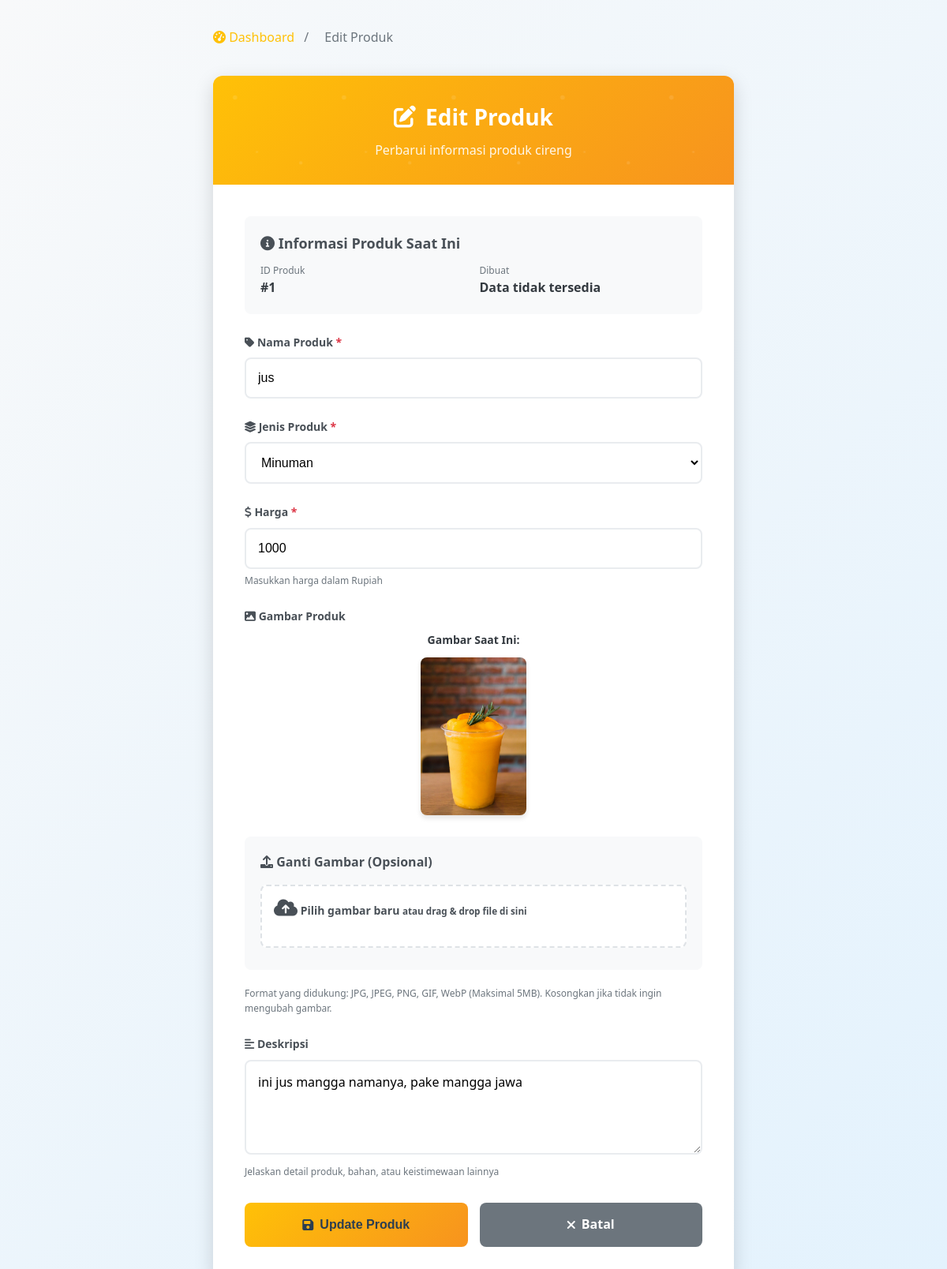
Page /CRUD/update.php?id=1 (signed in) on the committed database.
### tables this page shows
CREATE TABLE `produk` (
  `id` int(11) NOT NULL,
  `nama_produk` varchar(255) NOT NULL,
  `deskripsi` text DEFAULT NULL,
  `harga` int(11) NOT NULL,
  `jenis` enum('Makanan','Minuman') NOT NULL,
  `gambar` varchar(200) DEFAULT NULL
);

### CRUD/update.php (the view, shortened to what this page needs)
<?php
include("../koneksi/koneksi.php");
$id = $_GET['id'];
$error_message = '';
if ($_SERVER["REQUEST_METHOD"] == "POST") {
    $nama_produk = trim($_POST['nama_produk']);
    $jenis = $_POST['jenis'];
    $harga = $_POST['harga'];
    $deskripsi = trim($_POST['deskripsi']);
    $gambar_path = $_POST['existing_gambar'];
    $old_gambar = $_POST['existing_gambar'];
    if (empty($nama_produk) || empty($jenis) || empty($harga)) {
        $error_message = "Nama produk, jenis, dan harga harus diisi!";
    } else {
        if (isset($_FILES['gambar']) && $_FILES['gambar']['error'] == 0) {
            $upload_dir = "../upload_gambar/";
            if (!file_exists($upload_dir)) {
                mkdir($upload_dir, 0777, true);
            }
            $file_extension = strtolower(pathinfo($_FILES['gambar']['name'], PATHINFO_EXTENSION));
            $allowed_extensions = ['jpg', 'jpeg', 'png', 'gif', 'webp'];
            if (in_array($file_extension, $allowed_extensions)) {
                $max_size = 5 * 1024 * 1024;
                if ($_FILES['gambar']['size'] <= $max_size) {
                    $file_name = uniqid() . '_' . time() . '.' . $file_extension;
                    $target_path = $upload_dir . $file_name;
                    if (move_uploaded_file($_FILES['gambar']['tmp_name'], $target_path)) {
                        $gambar_path = "upload_gambar/" . $file_name;
                    } else {
                        $error_message = "Gagal mengupload gambar.";
                    }
                } else {
                    $error_message = "Ukuran gambar terlalu besar. Maksimal 5MB.";
                }
            } else {
                $error_message = "Format gambar tidak didukung. Gunakan JPG, JPEG, PNG, GIF, atau WebP.";
            }
        }
        if (empty($error_message)) {
            $query = "UPDATE produk SET nama_produk=?, jenis=?, harga=?, deskripsi=?, gambar=? WHERE id=?";
            $stmt = mysqli_prepare($db, $query);
            mysqli_stmt_bind_param($stmt, "ssissi", $nama_produk, $jenis, $harga, $deskripsi, $gambar_path, $id);
            if (mysqli_stmt_execute($stmt)) {
                if (isset($_FILES['gambar']) && $_FILES['gambar']['error'] == 0 && !empty($old_gambar) && $old_gambar != $gambar_path) {
                    if (file_exists("../" . $old_gambar)) {
                        unlink("../" . $old_gambar);
                    }
                }
                $success_message = "Produk berhasil diupdate!";
                $query_select = "SELECT * FROM produk WHERE id = ?";
                $stmt_select = mysqli_prepare($db, $query_select);
                mysqli_stmt_bind_param($stmt_select, "i", $id);
                mysqli_stmt_execute($stmt_select);
                $result = mysqli_stmt_get_result($stmt_select);
                $produk = mysqli_fetch_assoc($result);
            } else {
                $error_message = "Error: " . mysqli_error($db);
                if (isset($_FILES['gambar']) && $_FILES['gambar']['error'] == 0 && $gambar_path != $old_gambar && file_exists("../" . $gambar_path)) {
                    unlink("../" . $gambar_path);
                }
            }
        }
    }
} else {
    $query_select = "SELECT * FROM produk WHERE id = ?";
    $stmt_select = mysqli_prepare($db, $query_select);
    mysqli_stmt_bind_param($stmt_select, "i", $id);
    mysqli_stmt_execute($stmt_select);
    $result = mysqli_stmt_get_result($stmt_select);
    $produk = mysqli_fetch_assoc($result);
}
?>
<!DOCTYPE html>
<html lang="id">
<head>
    <link href="https://cdnjs.cloudflare.com/ajax/libs/font-awesome/6.0.0/css/all.min.css" rel="stylesheet">
</head>
<body>
    <div class="container">
        <div class="breadcrumb">
            <a href="../admin/admin_dashboard.php">
                <i class="fas fa-tachometer-alt"></i> Dashboard
            </a>
            <span>/</span>
            <span>Edit Produk</span>
        </div>
        <div class="card">
            <div class="card-header">
                <h1>
                    <i class="fas fa-edit"></i>
                    Edit Produk
                </h1>
                <p>Perbarui informasi produk cireng</p>
            </div>
            <div class="card-body">
                <div class="product-info">
                    <h3><i class="fas fa-info-circle"></i> Informasi Produk Saat Ini</h3>
                    <div class="info-grid">
                        <div class="info-item">
                            <span class="info-label">ID Produk</span>
                            <span class="info-value">#<?php echo $produk['id']; ?></span>
                        </div>
                        <div class="info-item">
                            <span class="info-label">Dibuat</span>
                            <span class="info-value">
                                <?php
                                if (isset($produk['created_at'])) {
                                    echo date('d F Y', strtotime($produk['created_at']));
                                } else {
                                    echo 'Data tidak tersedia';
                                }
                                ?>
                            </span>
                        </div>
                    </div>
                </div>
                <form action="../CRUD/update.php?id=<?php echo $produk['id']; ?>" method="POST" enctype="multipart/form-data" id="productForm">
                    <div class="form-group">
                        <label for="nama_produk">
                            <i class="fas fa-tag"></i>
                            Nama Produk <span class="required">*</span>
                        </label>
                        <input type="text"
                               id="nama_produk"
                               name="nama_produk"
                               class="form-control"
                               placeholder="Masukkan nama produk"
                               value="<?php echo htmlspecialchars($produk['nama_produk']); ?>"
                               required>
                    </div>
                    <div class="form-group">
                        <label for="jenis">
                            <i class="fas fa-layer-group"></i>
                            Jenis Produk <span class="required">*</span>
                        </label>
                        <select id="jenis" name="jenis" class="form-control" required>
                            <option value="Minuman" <?php echo ($produk['jenis'] == 'Minuman') ? 'selected' : ''; ?>>
                                Minuman
                            </option>
                        </select>
                    </div>
                    <div class="form-group">
                        <label for="harga">
                            <i class="fas fa-dollar-sign"></i>
                            Harga <span class="required">*</span>
                        </label>
                        <input type="number"
                               id="harga"
                               name="harga"
                               class="form-control"
                               placeholder="0"
                               min="0"
                               step="500"
                               value="<?php echo $produk['harga']; ?>"
                               required>
                        <div class="form-text">Masukkan harga dalam Rupiah</div>
                    </div>
                    <div class="form-group">
                        <label>
                            <i class="fas fa-image"></i>
                            Gambar Produk
                        </label>
                        <div class="current-image">
                            <h4 style="margin-bottom: 10px; color: var(--gray-600); font-size: 14px;">Gambar Saat Ini:</h4>
                            <?php if (!empty($produk['gambar']) && file_exists("../" . $produk['gambar'])): ?>
                                <img src="../<?php echo htmlspecialchars($produk['gambar']); ?>" alt="Gambar Produk">
                            <?php endif; ?>
                        </div>
                        <div class="image-change-section">
                            <h4><i class="fas fa-upload"></i> Ganti Gambar (Opsional)</h4>
                            <div class="file-upload-wrapper">
                                <label for="gambar" class="file-upload-btn">
                                    <i class="fas fa-cloud-upload-alt"></i>
                                    <span>Pilih gambar baru</span>
                                    <small>atau drag & drop file di sini</small>
                                </label>
                            </div>
                        </div>
                        <div class="form-text">Format yang didukung: JPG, JPEG, PNG, GIF, WebP (Maksimal 5MB). Kosongkan jika tidak ingin mengubah gambar.</div>
                    </div>
                    <div class="form-group">
                        <label for="deskripsi">
                            <i class="fas fa-align-left"></i>
                            Deskripsi
                        </label>
                        <textarea id="deskripsi"
                                  name="deskripsi"
                                  class="form-control"
                                  placeholder="Masukkan deskripsi produk (opsional)"><?php echo htmlspecialchars($produk['deskripsi']); ?></textarea>
                        <div class="form-text">Jelaskan detail produk, bahan, atau keistimewaan lainnya</div>
                    </div>
                    <div class="btn-group">
                        <button type="submit" class="btn btn-warning" id="submitBtn">
                            <i class="fas fa-save"></i>
                            Update Produk
                        </button>
                        <a href="../admin/admin_dashboard.php" class="btn btn-secondary">
                            <i class="fas fa-times"></i>
                            Batal
                        </a>
                    </div>
                </form>
            </div>
        </div>
    </div>
</body>
</html>

### CRUD/update.php (style rules this page uses)
:root { --primary-color: #FF6B35; --secondary-color: #F7931E; --dark-color: #2c3e50; --light-bg: #f8f9fa; --white: #ffffff; --gray-100: #f8f9fa; --gray-200: #e9ecef; --gray-300: #dee2e6; --gray-500: #6c757d; --gray-700: #495057; --gray-800: #343a40; --success: #28a745; --danger: #dc3545; --warning: #ffc107; --info: #17a2b8; --shadow: 0 4px 6px rgba(0, 0, 0, 0.1); --shadow-lg: 0 8px 25px rgba(0, 0, 0, 0.15); --border-radius: 12px; }
* { margin: 0; padding: 0; box-sizing: border-box; }
body { font-family: 'Segoe UI', Tahoma, Geneva, Verdana, sans-serif; background: linear-gradient(135deg, var(--light-bg) 0%, #e3f2fd 100%); color: var(--gray-800); line-height: 1.6; min-height: 100vh; padding: 20px 0; }
.container { max-width: 700px; margin: 0 auto; padding: 0 20px; }
.card { background: white; border-radius: var(--border-radius); box-shadow: var(--shadow-lg); overflow: hidden; animation: slideUp 0.6s ease-out; }
.card-header { background: linear-gradient(135deg, var(--warning), var(--secondary-color)); color: white; padding: 30px; text-align: center; position: relative; overflow: hidden; }
.card-header::before { content: ''; position: absolute; top: 0; left: 0; right: 0; bottom: 0; }
.card-header h1 { font-size: 28px; font-weight: 700; margin-bottom: 8px; display: flex; align-items: center; justify-content: center; gap: 12px; position: relative; z-index: 1; }
.card-header p { opacity: 0.9; position: relative; z-index: 1; }
.card-body { padding: 40px; }
.form-group { margin-bottom: 25px; }
.form-group label { display: block; margin-bottom: 8px; font-weight: 600; color: var(--gray-700); font-size: 14px; }
.form-group .required { color: var(--danger); }
.form-control { width: 100%; padding: 15px; border: 2px solid var(--gray-200); border-radius: 8px; font-size: 16px; transition: all 0.3s ease; background: var(--white); }
textarea.form-control { resize: vertical; min-height: 120px; font-family: inherit; }
.current-image { margin-bottom: 20px; text-align: center; }
.current-image img { max-width: 200px; max-height: 200px; border-radius: 8px; box-shadow: var(--shadow); }
.image-change-section { background: var(--gray-100); padding: 20px; border-radius: 8px; margin-bottom: 20px; }
.image-change-section h4 { color: var(--gray-700); margin-bottom: 15px; font-size: 16px; }
.file-upload-wrapper { position: relative; display: inline-block; width: 100%; }
.file-upload-btn { display: flex; align-items: center; justify-content: center; gap: 10px; padding: 15px; border: 2px dashed var(--gray-300); border-radius: 8px; background: var(--white); color: var(--gray-600); cursor: pointer; transition: all 0.3s ease; min-height: 80px; flex-direction: column; }
.file-upload-btn i { font-size: 24px; margin-bottom: 5px; }
.btn-group { display: flex; gap: 15px; margin-top: 30px; }
.btn { padding: 15px 25px; border: none; border-radius: 8px; font-size: 16px; font-weight: 600; cursor: pointer; text-decoration: none; display: flex; align-items: center; justify-content: center; gap: 8px; transition: all 0.3s ease; flex: 1; }
.btn-warning { background: linear-gradient(135deg, var(--warning), var(--secondary-color)); color: var(--dark-color); }
.btn-secondary { background: var(--gray-500); color: white; }
.form-text { font-size: 12px; color: var(--gray-500); margin-top: 5px; }
.breadcrumb { margin-bottom: 20px; padding: 15px 0; }
.breadcrumb a { color: var(--warning); text-decoration: none; font-weight: 500; }
.breadcrumb span { color: var(--gray-500); margin: 0 8px; }
.product-info { background: var(--gray-100); padding: 20px; border-radius: 8px; margin-bottom: 25px; }
.product-info h3 { color: var(--gray-700); margin-bottom: 10px; font-size: 18px; }
.product-info .info-grid { display: grid; grid-template-columns: repeat(auto-fit, minmax(200px, 1fr)); gap: 15px; }
.info-item { display: flex; flex-direction: column; }
.info-label { font-size: 12px; color: var(--gray-500); font-weight: 500; }
.info-value { font-size: 16px; color: var(--gray-800); font-weight: 600; }

### rows in the picture
produk: id "1", nama_produk "jus", jenis "Minuman", harga "1000", gambar (picture), deskripsi "ini jus mangga namanya, pake mangga jawa"
